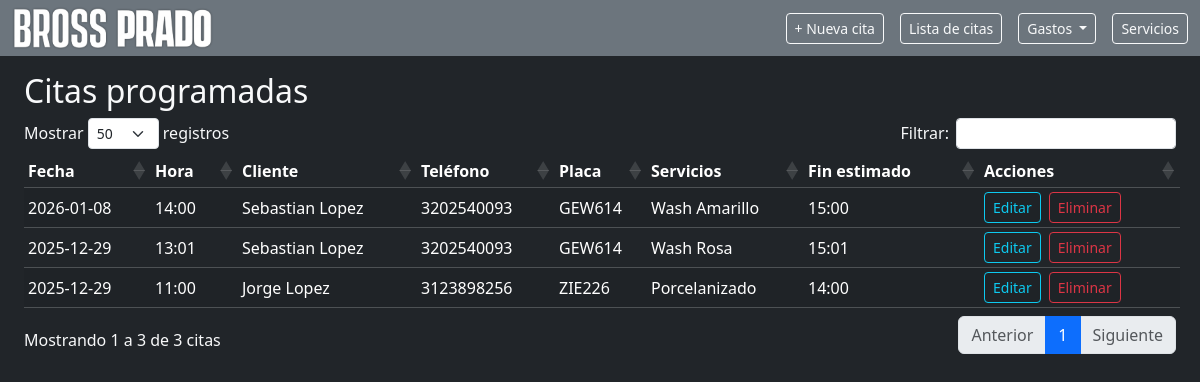
Before: /appointments with the older database file.
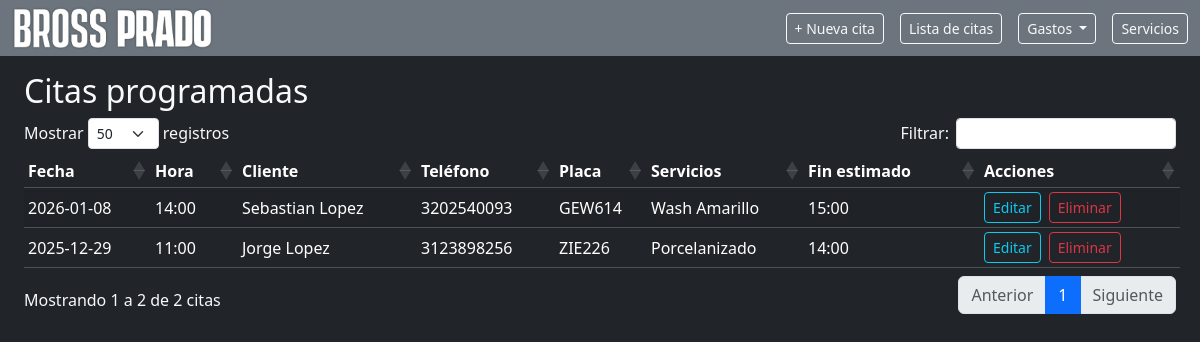
After: the same page with the newer database file.
### app.py (models this page shows, shortened)
class Appointment(db.Model):
    __tablename__ = "appointments"
    id = db.Column(db.Integer, primary_key=True)
    customer_name = db.Column(db.String(120), nullable=True)
    plate = db.Column(db.String(20), nullable=True)
    phone = db.Column(db.String(20))
    services = db.Column(db.String(255), nullable=False)  # "Wash Morado, Motor"
    start_datetime = db.Column(db.DateTime, nullable=False)
    end_datetime = db.Column(db.DateTime, nullable=False)
    notes = db.Column(db.Text, nullable=True)

### app.py (the view)
@app.route("/appointments")
def appointments_list():
    appointments = Appointment.query.order_by(Appointment.start_datetime.asc()).all()
    return render_template("appointments_list.html", appointments=appointments)

### templates/appointments_list.html (shortened to what this page needs)
{% extends "base.html" %}
{% block extra_head %}
<link rel="stylesheet"
      href="https://cdn.datatables.net/1.13.6/css/dataTables.bootstrap5.min.css">
{% endblock %}
{% block content %}
<h2>Citas programadas</h2>
<table id="appointmentsTable"
       class="table table-dark table-striped table-sm align-middle mt-4">
  <thead>
    <tr>
      <th>Fecha</th>
      <th>Hora</th>
      <th>Cliente</th>
      <th>Teléfono</th>
      <th>Placa</th>
      <th>Servicios</th>
      <th>Fin estimado</th>
      <th>Acciones</th>
    </tr>
  </thead>
  <tbody>
  {% for a in appointments %}
    <tr>
      <td>{{ a.start_datetime.strftime("%Y-%m-%d") }}</td>
      <td>{{ a.start_datetime.strftime("%H:%M") }}</td>
      <td>{{ a.customer_name }}</td>
      <td>{{ a.phone or "-" }}</td>
      <td>{{ a.plate or "-" }}</td>
      <td>{{ a.services }}</td>
      <td>{{ a.end_datetime.strftime("%H:%M") }}</td>
      <td class="d-flex gap-2">
        <a href="{{ url_for('edit_appointment', appointment_id=a.id) }}"
          class="btn btn-sm btn-outline-info">Editar</a>
        <form method="post"
              action="{{ url_for('delete_appointment', appointment_id=a.id) }}"
              onsubmit="return confirm('¿Eliminar esta cita?');">
          <button class="btn btn-sm btn-outline-danger">Eliminar</button>
        </form>
      </td>
    </tr>
  {% endfor %}
  </tbody>
</table>
{% endblock %}

### templates/base.html (shortened to what this page needs)
<!doctype html>
<html lang="es">
<head>
  <link
    href="https://cdn.jsdelivr.net/npm/bootstrap@5.3.3/dist/css/bootstrap.min.css"
    rel="stylesheet">
  {% block extra_head %}{% endblock %}
</head>
<body class="bg-dark text-light">
<nav class="navbar navbar-expand-lg navbar-dark bg-secondary mb-3">
  <div class="container-fluid">
    <a class="navbar-brand d-flex align-items-center gap-2"
       href="{{ url_for('calendar_view') }}"
       style="padding-top: 0; padding-bottom: 0;">
      <img
        src="{{ url_for('static', filename='img/logotipo.png') }}"
        alt="Agenda Detailing"
        class="navbar-logo"
        onerror="this.style.display='none'; this.insertAdjacentHTML('afterend','<span class=\'navbar-brand-text\'>Agenda</span>');"
      >
    </a>
    <div class="collapse navbar-collapse justify-content-end" id="navbarContent">
      <div class="d-flex flex-column flex-lg-row gap-2 mt-3 mt-lg-0">
        <a class="btn btn-sm btn-outline-light me-2" href="{{ url_for('new_appointment') }}">+ Nueva cita</a>
        <a class="btn btn-sm btn-outline-light me-2" href="{{ url_for('appointments_list') }}">Lista de citas</a>
        <div class="dropdown d-inline-block me-2">
          <button class="btn btn-sm btn-outline-light dropdown-toggle"
                  type="button"
                  data-bs-toggle="dropdown"
                  aria-expanded="false">
            Gastos
          </button>
        </div>
        <a class="btn btn-sm btn-outline-light" href="{{ url_for('services_view') }}">Servicios</a>
      </div>
    </div>
  </div>
</nav>
<div class="container-fluid px-4">
  {% block content %}{% endblock %}
</div>
</body>
</html>

### templates/base.html (style rules this page uses)
.navbar-logo { height: 40px; width: auto; display: block; filter: drop-shadow(0 0 1px rgba(0,0,0,0.45)); }

Changed rows visible on the page:
removed Appointment: start_datetime "2025-12-29", start_datetime "13:01", customer_name "Sebastian Lopez", phone "3202540093", plate "GEW614", services "Wash Rosa", end_datetime "15:01"
Other visible differences:
text written by a page script: "Mostrar registros Filtrar: Mostrando 1 a 3 de 3 citas Anterior 1 Siguiente" → "Mostrar registros Filtrar: Mostrando 1 a 2 de 2 citas Anterior 1 Siguiente"
